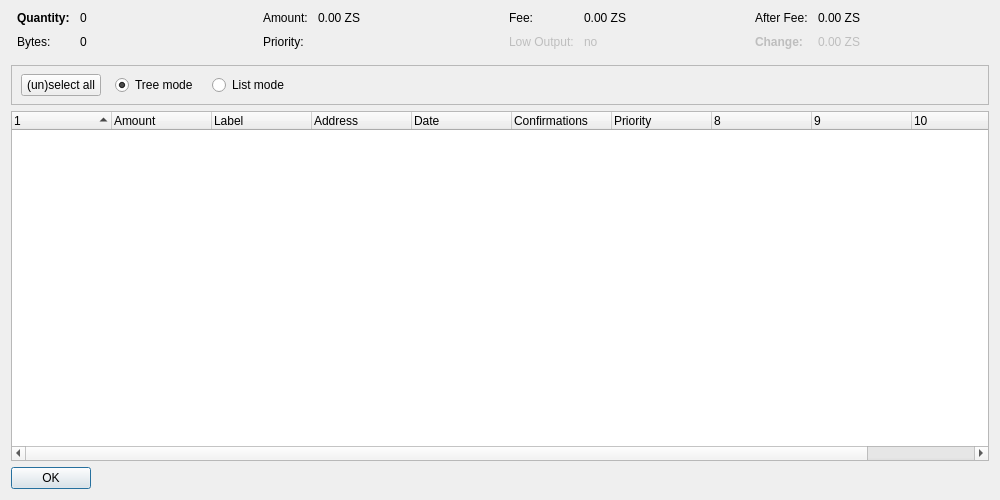
<?xml version="1.0" encoding="UTF-8"?>
<ui version="4.0">
 <class>CoinControlDialog</class>
 <widget class="QDialog" name="CoinControlDialog">
  <property name="geometry">
   <rect>
    <x>0</x>
    <y>0</y>
    <width>1000</width>
    <height>500</height>
   </rect>
  </property>
  <property name="windowTitle">
   <string>Coin Control</string>
  </property>
  <layout class="QVBoxLayout" name="verticalLayout">
   <item>
    <layout class="QHBoxLayout" name="horizontalLayoutTop" stretch="0,0,0,0">
     <property name="topMargin">
      <number>0</number>
     </property>
     <property name="bottomMargin">
      <number>10</number>
     </property>
     <item>
      <layout class="QFormLayout" name="formLayoutCoinControl1">
       <property name="horizontalSpacing">
        <number>10</number>
       </property>
       <property name="verticalSpacing">
        <number>10</number>
       </property>
       <property name="leftMargin">
        <number>6</number>
       </property>
       <property name="rightMargin">
        <number>6</number>
       </property>
       <item row="0" column="0">
        <widget class="QLabel" name="labelCoinControlQuantityText">
         <property name="styleSheet">
          <string notr="true">font-weight:bold;</string>
         </property>
         <property name="text">
          <string>Quantity:</string>
         </property>
        </widget>
       </item>
       <item row="0" column="1">
        <widget class="QLabel" name="labelCoinControlQuantity">
         <property name="cursor">
          <cursorShape>IBeamCursor</cursorShape>
         </property>
         <property name="contextMenuPolicy">
          <enum>Qt::ActionsContextMenu</enum>
         </property>
         <property name="text">
          <string notr="true">0</string>
         </property>
         <property name="textInteractionFlags">
          <set>Qt::LinksAccessibleByMouse|Qt::TextSelectableByKeyboard|Qt::TextSelectableByMouse</set>
         </property>
        </widget>
       </item>
       <item row="1" column="0">
        <widget class="QLabel" name="labelCoinControlBytesText">
         <property name="text">
          <string>Bytes:</string>
         </property>
        </widget>
       </item>
       <item row="1" column="1">
        <widget class="QLabel" name="labelCoinControlBytes">
         <property name="cursor">
          <cursorShape>IBeamCursor</cursorShape>
         </property>
         <property name="contextMenuPolicy">
          <enum>Qt::ActionsContextMenu</enum>
         </property>
         <property name="text">
          <string notr="true">0</string>
         </property>
         <property name="textInteractionFlags">
          <set>Qt::LinksAccessibleByMouse|Qt::TextSelectableByKeyboard|Qt::TextSelectableByMouse</set>
         </property>
        </widget>
       </item>
      </layout>
     </item>
     <item>
      <layout class="QFormLayout" name="formLayoutCoinControl2">
       <property name="horizontalSpacing">
        <number>10</number>
       </property>
       <property name="verticalSpacing">
        <number>10</number>
       </property>
       <property name="leftMargin">
        <number>6</number>
       </property>
       <property name="rightMargin">
        <number>6</number>
       </property>
       <item row="0" column="0">
        <widget class="QLabel" name="labelCoinControlAmountText">
         <property name="text">
          <string>Amount:</string>
         </property>
        </widget>
       </item>
       <item row="0" column="1">
        <widget class="QLabel" name="labelCoinControlAmount">
         <property name="cursor">
          <cursorShape>IBeamCursor</cursorShape>
         </property>
         <property name="contextMenuPolicy">
          <enum>Qt::ActionsContextMenu</enum>
         </property>
         <property name="text">
          <string notr="true">0.00 ZS</string>
         </property>
         <property name="textInteractionFlags">
          <set>Qt::LinksAccessibleByMouse|Qt::TextSelectableByKeyboard|Qt::TextSelectableByMouse</set>
         </property>
        </widget>
       </item>
       <item row="1" column="0">
        <widget class="QLabel" name="labelCoinControlPriorityText">
         <property name="text">
          <string>Priority:</string>
         </property>
        </widget>
       </item>
       <item row="1" column="1">
        <widget class="QLabel" name="labelCoinControlPriority">
         <property name="cursor">
          <cursorShape>IBeamCursor</cursorShape>
         </property>
         <property name="contextMenuPolicy">
          <enum>Qt::ActionsContextMenu</enum>
         </property>
         <property name="text">
          <string/>
         </property>
         <property name="textInteractionFlags">
          <set>Qt::LinksAccessibleByMouse|Qt::TextSelectableByKeyboard|Qt::TextSelectableByMouse</set>
         </property>
        </widget>
       </item>
      </layout>
     </item>
     <item>
      <layout class="QFormLayout" name="formLayoutCoinControl3">
       <property name="horizontalSpacing">
        <number>10</number>
       </property>
       <property name="verticalSpacing">
        <number>10</number>
       </property>
       <property name="leftMargin">
        <number>6</number>
       </property>
       <property name="rightMargin">
        <number>6</number>
       </property>
       <item row="0" column="0">
        <widget class="QLabel" name="labelCoinControlFeeText">
         <property name="text">
          <string>Fee:</string>
         </property>
        </widget>
       </item>
       <item row="0" column="1">
        <widget class="QLabel" name="labelCoinControlFee">
         <property name="cursor">
          <cursorShape>IBeamCursor</cursorShape>
         </property>
         <property name="contextMenuPolicy">
          <enum>Qt::ActionsContextMenu</enum>
         </property>
         <property name="text">
          <string notr="true">0.00 ZS</string>
         </property>
         <property name="textInteractionFlags">
          <set>Qt::LinksAccessibleByMouse|Qt::TextSelectableByKeyboard|Qt::TextSelectableByMouse</set>
         </property>
        </widget>
       </item>
       <item row="1" column="0">
        <widget class="QLabel" name="labelCoinControlLowOutputText">
         <property name="enabled">
          <bool>false</bool>
         </property>
         <property name="text">
          <string>Low Output:</string>
         </property>
        </widget>
       </item>
       <item row="1" column="1">
        <widget class="QLabel" name="labelCoinControlLowOutput">
         <property name="enabled">
          <bool>false</bool>
         </property>
         <property name="cursor">
          <cursorShape>IBeamCursor</cursorShape>
         </property>
         <property name="contextMenuPolicy">
          <enum>Qt::ActionsContextMenu</enum>
         </property>
         <property name="text">
          <string notr="true">no</string>
         </property>
         <property name="textInteractionFlags">
          <set>Qt::LinksAccessibleByMouse|Qt::TextSelectableByKeyboard|Qt::TextSelectableByMouse</set>
         </property>
        </widget>
       </item>
      </layout>
     </item>
     <item>
      <layout class="QFormLayout" name="formLayoutCoinControl4">
       <property name="horizontalSpacing">
        <number>10</number>
       </property>
       <property name="verticalSpacing">
        <number>10</number>
       </property>
       <property name="leftMargin">
        <number>6</number>
       </property>
       <property name="rightMargin">
        <number>6</number>
       </property>
       <item row="0" column="0">
        <widget class="QLabel" name="labelCoinControlAfterFeeText">
         <property name="text">
          <string>After Fee:</string>
         </property>
        </widget>
       </item>
       <item row="0" column="1">
        <widget class="QLabel" name="labelCoinControlAfterFee">
         <property name="cursor">
          <cursorShape>IBeamCursor</cursorShape>
         </property>
         <property name="contextMenuPolicy">
          <enum>Qt::ActionsContextMenu</enum>
         </property>
         <property name="text">
          <string notr="true">0.00 ZS</string>
         </property>
         <property name="textInteractionFlags">
          <set>Qt::LinksAccessibleByMouse|Qt::TextSelectableByKeyboard|Qt::TextSelectableByMouse</set>
         </property>
        </widget>
       </item>
       <item row="1" column="0">
        <widget class="QLabel" name="labelCoinControlChangeText">
         <property name="enabled">
          <bool>false</bool>
         </property>
         <property name="styleSheet">
          <string notr="true">font-weight:bold;</string>
         </property>
         <property name="text">
          <string>Change:</string>
         </property>
        </widget>
       </item>
       <item row="1" column="1">
        <widget class="QLabel" name="labelCoinControlChange">
         <property name="enabled">
          <bool>false</bool>
         </property>
         <property name="cursor">
          <cursorShape>IBeamCursor</cursorShape>
         </property>
         <property name="contextMenuPolicy">
          <enum>Qt::ActionsContextMenu</enum>
         </property>
         <property name="text">
          <string notr="true">0.00 ZS</string>
         </property>
         <property name="textInteractionFlags">
          <set>Qt::LinksAccessibleByMouse|Qt::TextSelectableByKeyboard|Qt::TextSelectableByMouse</set>
         </property>
        </widget>
       </item>
      </layout>
     </item>
    </layout>
   </item>
   <item>
    <widget class="QFrame" name="frame">
     <property name="minimumSize">
      <size>
       <width>0</width>
       <height>40</height>
      </size>
     </property>
     <property name="frameShape">
      <enum>QFrame::StyledPanel</enum>
     </property>
     <property name="frameShadow">
      <enum>QFrame::Sunken</enum>
     </property>
     <widget class="QWidget" name="horizontalLayoutWidget">
      <property name="geometry">
       <rect>
        <x>10</x>
        <y>0</y>
        <width>781</width>
        <height>41</height>
       </rect>
      </property>
      <layout class="QHBoxLayout" name="horizontalLayoutPanel" stretch="0,0,0,0,0">
       <property name="spacing">
        <number>14</number>
       </property>
       <item>
        <widget class="QPushButton" name="pushButtonSelectAll">
         <property name="sizePolicy">
          <sizepolicy hsizetype="Maximum" vsizetype="Fixed">
           <horstretch>0</horstretch>
           <verstretch>0</verstretch>
          </sizepolicy>
         </property>
         <property name="text">
          <string>(un)select all</string>
         </property>
        </widget>
       </item>
       <item>
        <widget class="QRadioButton" name="radioTreeMode">
         <property name="sizePolicy">
          <sizepolicy hsizetype="Maximum" vsizetype="Fixed">
           <horstretch>0</horstretch>
           <verstretch>0</verstretch>
          </sizepolicy>
         </property>
         <property name="text">
          <string>Tree mode</string>
         </property>
         <property name="checked">
          <bool>true</bool>
         </property>
        </widget>
       </item>
       <item>
        <widget class="QRadioButton" name="radioListMode">
         <property name="sizePolicy">
          <sizepolicy hsizetype="Maximum" vsizetype="Fixed">
           <horstretch>0</horstretch>
           <verstretch>0</verstretch>
          </sizepolicy>
         </property>
         <property name="text">
          <string>List mode</string>
         </property>
        </widget>
       </item>
       <item>
        <spacer name="horizontalSpacer">
         <property name="orientation">
          <enum>Qt::Horizontal</enum>
         </property>
         <property name="sizeHint" stdset="0">
          <size>
           <width>40</width>
           <height>20</height>
          </size>
         </property>
        </spacer>
       </item>
      </layout>
     </widget>
    </widget>
   </item>
   <item>
    <widget class="CoinControlTreeWidget" name="treeWidget">
     <property name="contextMenuPolicy">
      <enum>Qt::CustomContextMenu</enum>
     </property>
     <property name="sortingEnabled">
      <bool>false</bool>
     </property>
     <property name="columnCount">
      <number>11</number>
     </property>
     <attribute name="headerShowSortIndicator" stdset="0">
      <bool>true</bool>
     </attribute>
     <attribute name="headerStretchLastSection">
      <bool>false</bool>
     </attribute>
     <column>
      <property name="text">
       <string/>
      </property>
     </column>
     <column>
      <property name="text">
       <string>Amount</string>
      </property>
     </column>
     <column>
      <property name="text">
       <string>Label</string>
      </property>
     </column>
     <column>
      <property name="text">
       <string>Address</string>
      </property>
     </column>
     <column>
      <property name="text">
       <string>Date</string>
      </property>
     </column>
     <column>
      <property name="text">
       <string>Confirmations</string>
      </property>
      <property name="toolTip">
       <string>Confirmed</string>
      </property>
     </column>
     <column>
      <property name="text">
       <string>Priority</string>
      </property>
     </column>
     <column>
      <property name="text">
       <string/>
      </property>
     </column>
     <column>
      <property name="text">
       <string/>
      </property>
     </column>
     <column>
      <property name="text">
       <string/>
      </property>
     </column>
     <column>
      <property name="text">
       <string/>
      </property>
     </column>
    </widget>
   </item>
   <item>
    <widget class="QDialogButtonBox" name="buttonBox">
     <property name="sizePolicy">
      <sizepolicy hsizetype="Maximum" vsizetype="Fixed">
       <horstretch>0</horstretch>
       <verstretch>0</verstretch>
      </sizepolicy>
     </property>
     <property name="orientation">
      <enum>Qt::Horizontal</enum>
     </property>
     <property name="standardButtons">
      <set>QDialogButtonBox::Ok</set>
     </property>
    </widget>
   </item>
  </layout>
 </widget>
 <customwidgets>
  <customwidget>
   <class>CoinControlTreeWidget</class>
   <extends>QTreeWidget</extends>
   <header>coincontroltreewidget.h</header>
  </customwidget>
 </customwidgets>
 <resources/>
 <connections/>
</ui>
